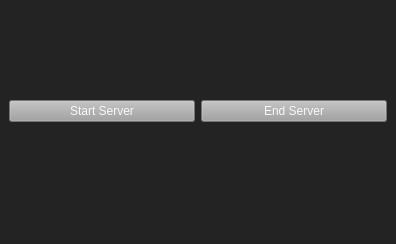
<?xml version="1.0" encoding="UTF-8"?>
<ui version="4.0">
 <class>MainView</class>
 <widget class="QMainWindow" name="MainView">
  <property name="geometry">
   <rect>
    <x>0</x>
    <y>0</y>
    <width>396</width>
    <height>244</height>
   </rect>
  </property>
  <property name="windowTitle">
   <string>MainView</string>
  </property>
  <property name="styleSheet">
   <string notr="true">background-color: rgb(35, 35, 35);</string>
  </property>
  <widget class="QWidget" name="centralwidget">
   <layout class="QHBoxLayout" name="horizontalLayout">
    <item>
     <widget class="QPushButton" name="btnStartServer">
      <property name="minimumSize">
       <size>
        <width>0</width>
        <height>0</height>
       </size>
      </property>
      <property name="styleSheet">
       <string notr="true">background-color: rgb(163, 163, 163);
color: rgb(247, 247, 247);
border-color: rgb(255, 255, 255);</string>
      </property>
      <property name="text">
       <string>Start Server</string>
      </property>
     </widget>
    </item>
    <item>
     <widget class="QPushButton" name="btnEndServer">
      <property name="styleSheet">
       <string notr="true">background-color: rgb(163, 163, 163);
color: rgb(247, 247, 247);
border-color: rgb(255, 255, 255);</string>
      </property>
      <property name="text">
       <string>End Server</string>
      </property>
     </widget>
    </item>
   </layout>
  </widget>
  <widget class="QMenuBar" name="menubar">
   <property name="geometry">
    <rect>
     <x>0</x>
     <y>0</y>
     <width>396</width>
     <height>26</height>
    </rect>
   </property>
  </widget>
  <widget class="QStatusBar" name="statusbar"/>
 </widget>
 <resources/>
 <connections/>
</ui>
